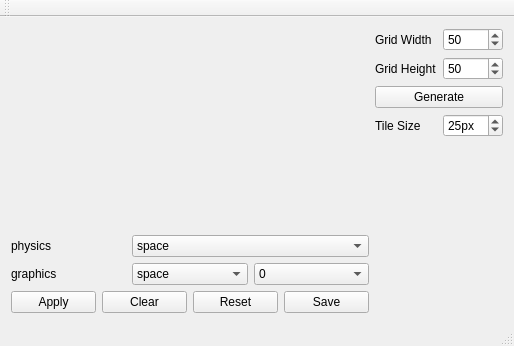
<?xml version="1.0" encoding="UTF-8"?>
<ui version="4.0">
 <class>MainWindow</class>
 <widget class="QMainWindow" name="MainWindow">
  <property name="geometry">
   <rect>
    <x>0</x>
    <y>0</y>
    <width>514</width>
    <height>346</height>
   </rect>
  </property>
  <property name="windowTitle">
   <string>MainWindow</string>
  </property>
  <widget class="QWidget" name="centralWidget">
   <layout class="QHBoxLayout" name="horizontalLayout">
    <item>
     <layout class="QHBoxLayout" name="main_layout">
      <item>
       <layout class="QVBoxLayout" name="map_layout">
        <item>
         <layout class="QHBoxLayout" name="horizontalLayout_3">
          <item>
           <layout class="QGridLayout" name="map">
            <property name="spacing">
             <number>0</number>
            </property>
           </layout>
          </item>
          <item>
           <spacer name="horizontalSpacer">
            <property name="orientation">
             <enum>Qt::Horizontal</enum>
            </property>
            <property name="sizeHint" stdset="0">
             <size>
              <width>40</width>
              <height>20</height>
             </size>
            </property>
           </spacer>
          </item>
         </layout>
        </item>
        <item>
         <layout class="QGridLayout" name="properties_layout">
          <item row="1" column="0">
           <widget class="QLabel" name="physics_label">
            <property name="text">
             <string>physics</string>
            </property>
           </widget>
          </item>
          <item row="2" column="0">
           <widget class="QLabel" name="graphics_label">
            <property name="text">
             <string>graphics</string>
            </property>
           </widget>
          </item>
          <item row="1" column="1" colspan="2">
           <widget class="QComboBox" name="physics">
            <item>
             <property name="text">
              <string>space</string>
             </property>
            </item>
           </widget>
          </item>
          <item row="2" column="1">
           <widget class="QComboBox" name="graphics">
            <item>
             <property name="text">
              <string>space</string>
             </property>
            </item>
           </widget>
          </item>
          <item row="2" column="2">
           <widget class="QComboBox" name="rotation">
            <item>
             <property name="text">
              <string>0</string>
             </property>
            </item>
            <item>
             <property name="text">
              <string>90</string>
             </property>
            </item>
            <item>
             <property name="text">
              <string>180</string>
             </property>
            </item>
            <item>
             <property name="text">
              <string>360</string>
             </property>
            </item>
           </widget>
          </item>
          <item row="0" column="1">
           <spacer name="verticalSpacer">
            <property name="orientation">
             <enum>Qt::Vertical</enum>
            </property>
            <property name="sizeHint" stdset="0">
             <size>
              <width>20</width>
              <height>40</height>
             </size>
            </property>
           </spacer>
          </item>
         </layout>
        </item>
        <item>
         <layout class="QHBoxLayout" name="horizontalLayout_2">
          <item>
           <widget class="QPushButton" name="apply">
            <property name="text">
             <string>Apply</string>
            </property>
           </widget>
          </item>
          <item>
           <widget class="QPushButton" name="clear">
            <property name="text">
             <string>Clear</string>
            </property>
           </widget>
          </item>
          <item>
           <widget class="QPushButton" name="reset">
            <property name="text">
             <string>Reset</string>
            </property>
           </widget>
          </item>
          <item>
           <widget class="QPushButton" name="save">
            <property name="text">
             <string>Save</string>
            </property>
           </widget>
          </item>
         </layout>
        </item>
       </layout>
      </item>
      <item>
       <layout class="QGridLayout" name="settings_layout">
        <item row="0" column="0">
         <widget class="QLabel" name="grid_width_label">
          <property name="text">
           <string>Grid Width</string>
          </property>
         </widget>
        </item>
        <item row="0" column="1">
         <widget class="QSpinBox" name="grid_width">
          <property name="minimum">
           <number>1</number>
          </property>
          <property name="maximum">
           <number>200</number>
          </property>
          <property name="value">
           <number>50</number>
          </property>
         </widget>
        </item>
        <item row="1" column="0">
         <widget class="QLabel" name="grid_heigh_label">
          <property name="text">
           <string>Grid Height</string>
          </property>
         </widget>
        </item>
        <item row="1" column="1">
         <widget class="QSpinBox" name="grid_height">
          <property name="minimum">
           <number>1</number>
          </property>
          <property name="maximum">
           <number>200</number>
          </property>
          <property name="value">
           <number>50</number>
          </property>
         </widget>
        </item>
        <item row="4" column="0" colspan="2">
         <spacer name="settings_spacer">
          <property name="orientation">
           <enum>Qt::Vertical</enum>
          </property>
          <property name="sizeHint" stdset="0">
           <size>
            <width>20</width>
            <height>40</height>
           </size>
          </property>
         </spacer>
        </item>
        <item row="3" column="0">
         <widget class="QLabel" name="tile_size_label">
          <property name="text">
           <string>Tile Size</string>
          </property>
         </widget>
        </item>
        <item row="3" column="1">
         <widget class="QSpinBox" name="tile_size">
          <property name="suffix">
           <string>px</string>
          </property>
          <property name="minimum">
           <number>1</number>
          </property>
          <property name="maximum">
           <number>100</number>
          </property>
          <property name="value">
           <number>25</number>
          </property>
         </widget>
        </item>
        <item row="2" column="0" colspan="2">
         <widget class="QPushButton" name="generate">
          <property name="text">
           <string>Generate</string>
          </property>
         </widget>
        </item>
       </layout>
      </item>
     </layout>
    </item>
   </layout>
  </widget>
  <widget class="QMenuBar" name="menuBar">
   <property name="geometry">
    <rect>
     <x>0</x>
     <y>0</y>
     <width>514</width>
     <height>25</height>
    </rect>
   </property>
  </widget>
  <widget class="QToolBar" name="mainToolBar">
   <attribute name="toolBarArea">
    <enum>TopToolBarArea</enum>
   </attribute>
   <attribute name="toolBarBreak">
    <bool>false</bool>
   </attribute>
  </widget>
  <widget class="QStatusBar" name="statusBar"/>
  <action name="actionQuit">
   <property name="text">
    <string>Quit</string>
   </property>
  </action>
 </widget>
 <layoutdefault spacing="6" margin="11"/>
 <resources/>
 <connections>
  <connection>
   <sender>apply</sender>
   <signal>clicked()</signal>
   <receiver>MainWindow</receiver>
   <slot>apply()</slot>
   <hints>
    <hint type="sourcelabel">
     <x>61</x>
     <y>291</y>
    </hint>
    <hint type="destinationlabel">
     <x>328</x>
     <y>241</y>
    </hint>
   </hints>
  </connection>
  <connection>
   <sender>generate</sender>
   <signal>clicked()</signal>
   <receiver>MainWindow</receiver>
   <slot>refreshMap()</slot>
   <hints>
    <hint type="sourcelabel">
     <x>502</x>
     <y>140</y>
    </hint>
    <hint type="destinationlabel">
     <x>363</x>
     <y>288</y>
    </hint>
   </hints>
  </connection>
  <connection>
   <sender>save</sender>
   <signal>clicked()</signal>
   <receiver>MainWindow</receiver>
   <slot>save()</slot>
   <hints>
    <hint type="sourcelabel">
     <x>349</x>
     <y>311</y>
    </hint>
    <hint type="destinationlabel">
     <x>304</x>
     <y>306</y>
    </hint>
   </hints>
  </connection>
  <connection>
   <sender>generate</sender>
   <signal>clicked()</signal>
   <receiver>MainWindow</receiver>
   <slot>refreshMap()</slot>
   <hints>
    <hint type="sourcelabel">
     <x>392</x>
     <y>130</y>
    </hint>
    <hint type="destinationlabel">
     <x>404</x>
     <y>206</y>
    </hint>
   </hints>
  </connection>
 </connections>
 <slots>
  <slot>apply()</slot>
  <slot>refreshMap()</slot>
  <slot>save()</slot>
 </slots>
</ui>
